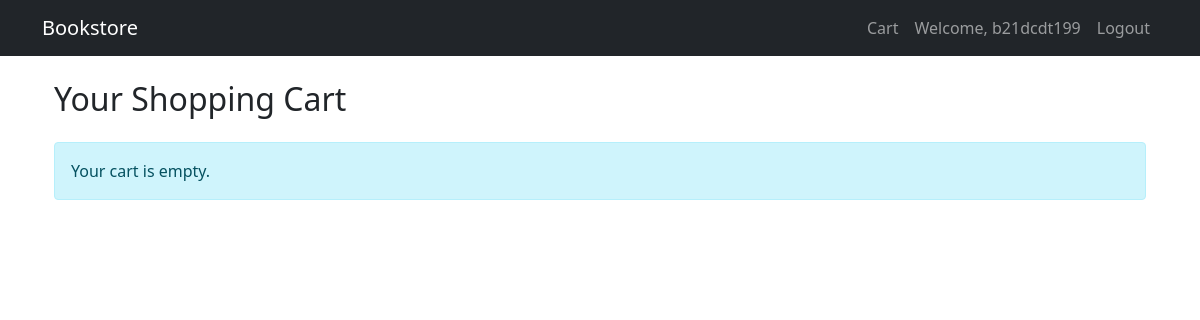
Page /cart/ (signed in) on the earlier database version.
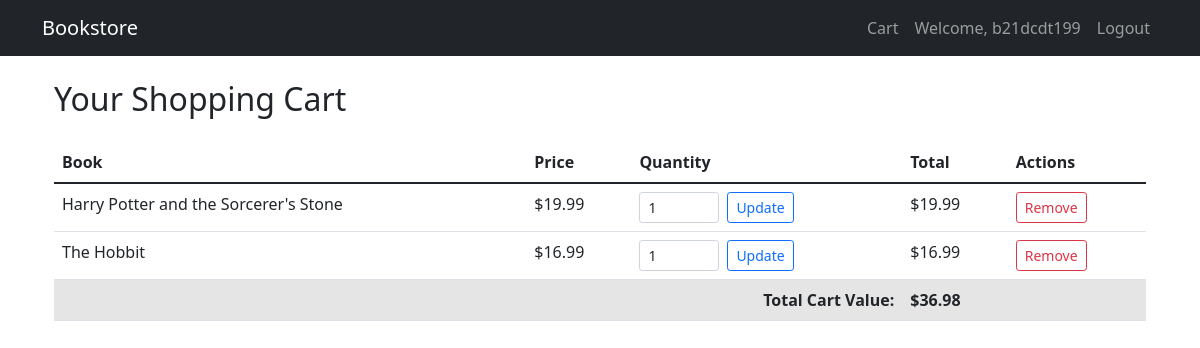
Same page on the later database version.
### customer/models.py (models this page shows)
class Customer(AbstractUser):
    address = models.CharField(max_length=200)
    phone = models.CharField(max_length=20)

### cart/models.py (models this page shows, shortened)
class Cart(models.Model):
    customer = models.ForeignKey(Customer, on_delete=models.CASCADE)
    book = models.ForeignKey(Book, on_delete=models.CASCADE)
    quantity = models.IntegerField(default=1)
    created_at = models.DateTimeField(auto_now_add=True)
    def get_total(self):
        return self.quantity * self.book.price

### book/models.py (models this page shows, shortened)
class Book(models.Model):
    title = models.CharField(max_length=200)
    author = models.CharField(max_length=100)
    description = models.TextField()
    price = models.DecimalField(max_digits=10, decimal_places=2)
    image_url = models.URLField(max_length=10000, null=True, blank=True)

### cart/views.py (the view)
# urls.py: path('', views.view_cart, name='view_cart'),
@login_required
def view_cart(request):
    cart_items = Cart.objects.filter(customer=request.user)
    cart_total = sum(item.get_total() for item in cart_items)
    return render(request, 'cart/cart.html', {
        'cart_items': cart_items,
        'cart_total': cart_total
    })

### cart/templates/cart/cart.html (shortened to what this page needs)
{% extends 'book/base.html' %}
{% block content %}
<div class="container mt-4">
    <h2 class="mb-4">Your Shopping Cart</h2>
    {% if cart_items %}
        <div class="table-responsive">
            <table class="table table-hover">
                <thead class="thead-light">
                    <tr>
                        <th scope="col">Book</th>
                        <th scope="col">Price</th>
                        <th scope="col">Quantity</th>
                        <th scope="col">Total</th>
                        <th scope="col">Actions</th>
                    </tr>
                </thead>
                <tbody>
                    {% for item in cart_items %}
                    <tr>
                        <td>{{ item.book.title }}</td>
                        <td>${{ item.book.price }}</td>
                        <td>
                            <form method="post" action="{% url 'cart:update_quantity' item.id %}" class="d-flex align-items-center">
                                <input type="number" name="quantity" value="{{ item.quantity }}"
                                       min="1" class="form-control form-control-sm" style="width: 80px">
                                <button type="submit" class="btn btn-sm btn-outline-primary ms-2">Update</button>
                            </form>
                        </td>
                        <td>${{ item.get_total }}</td>
                        <td>
                            <form method="post" action="{% url 'cart:remove_from_cart' item.id %}"
                                  onsubmit="return confirm('Are you sure you want to remove this item?');">
                                <button type="submit" class="btn btn-sm btn-outline-danger">Remove</button>
                            </form>
                        </td>
                    </tr>
                    {% endfor %}
                    <tr class="table-active">
                        <td colspan="3" class="text-end"><strong>Total Cart Value:</strong></td>
                        <td><strong>${{ cart_total }}</strong></td>
                        <td></td>
                    </tr>
                </tbody>
            </table>
        </div>
    {% else %}
        <div class="alert alert-info" role="alert">
            Your cart is empty.
        </div>
    {% endif %}
</div>
{% endblock %}

### book/templates/book/base.html (shortened to what this page needs)
<!DOCTYPE html>
<html>
<head>
    <link href="https://cdn.jsdelivr.net/npm/bootstrap@5.1.3/dist/css/bootstrap.min.css" rel="stylesheet">
</head>
<body>
    <nav class="navbar navbar-expand-lg navbar-dark bg-dark">
        <div class="container">
            <a class="navbar-brand" href="{% url 'book:home' %}">Bookstore</a>
            <div class="navbar-nav">
                {% if user.is_authenticated %}
                    <a class="nav-link" href="{% url 'cart:view_cart' %}">Cart</a>
                    <span class="nav-link">Welcome, {{ user.username }}</span>
                    <a class="nav-link" href="{% url 'customer:logout' %}">Logout</a>
                {% else %}
                    <a class="nav-link" href="{% url 'customer:login' %}">Login</a>
                {% endif %}
            </div>
        </div>
    </nav>
    <div class="container mt-4">
        {% block content %}
        {% endblock %}
    </div>
</body>
</html>

Differences in the rows shown:
added Cart: book "Harry Potter and the Sorcerer's Stone", book.price "19.99", quantity "1", get_total "19.99"
added Cart: book "The Hobbit", book.price "16.99", quantity "1", get_total "16.99"
Other differences:
{{ cart_total }}: (not shown) → "36.98"
text no longer shown: "Your cart is empty."
text now shown: "Book Price Quantity Total Actions Total Cart Value: $"
